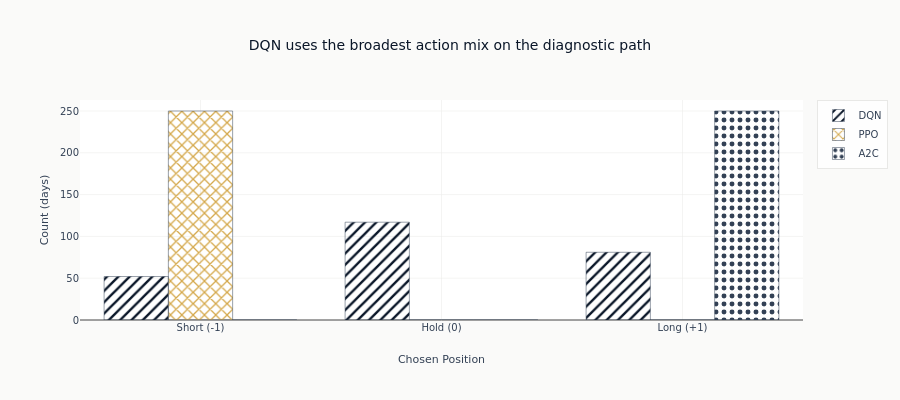

Notebook code cell kept with this figure:
### Markdown cell above
## 5. Action Distribution Analysis

### Code cell
# Analyze position distributions
fig = go.Figure()

for name, traj in trajectories.items():
    action_positions = traj["action_positions"]
    pos_counts = {v: int(np.sum(action_positions == v)) for v in [-1, 0, 1]}  # numpy counting

    fig.add_trace(
        go.Bar(
            x=["Short (-1)", "Hold (0)", "Long (+1)"],
            y=[
                pos_counts.get(-1, 0),
                pos_counts.get(0, 0),
                pos_counts.get(1, 0),
            ],
            name=name,
            marker=dict(
                color=styles[name]["color"],
                pattern=dict(shape=styles[name]["pattern"]),
                line=dict(color=COLORS["neutral"], width=0.5),
            ),
        )
    )

fig.update_layout(
    title=f"{most_active} uses the broadest action mix on the diagnostic path",
    xaxis_title="Chosen Position",
    yaxis_title="Count (days)",
    barmode="group",
    height=400,
)

fig.show()

### Figure 1 — Plotly figure (JSON) as saved in the notebook; plotly's stock layout.template omitted (floating-point values rounded to 4 significant figures)
{"data": [{"marker": {"color": "#0a1628", "line": {"color": "#334155", "width": 0.5}, "pattern": {"shape": "/"}}, "name": "DQN", "type": "bar", "x": ["Short (-1)", "Hold (0)", "Long (+1)"], "y": [52, 117, 81]}, {"marker": {"color": "#D4A84B", "line": {"color": "#334155", "width": 0.5}, "pattern": {"shape": "x"}}, "name": "PPO", "type": "bar", "x": ["Short (-1)", "Hold (0)", "Long (+1)"], "y": [250, 0, 0]}, {"marker": {"color": "#334155", "line": {"color": "#334155", "width": 0.5}, "pattern": {"shape": "."}}, "name": "A2C", "type": "bar", "x": ["Short (-1)", "Hold (0)", "Long (+1)"], "y": [0, 0, 250]}], "layout": {"barmode": "group", "height": 400, "title": {"text": "DQN uses the broadest action mix on the diagnostic path"}, "xaxis": {"title": {"text": "Chosen Position"}}, "yaxis": {"title": {"text": "Count (days)"}}}}
